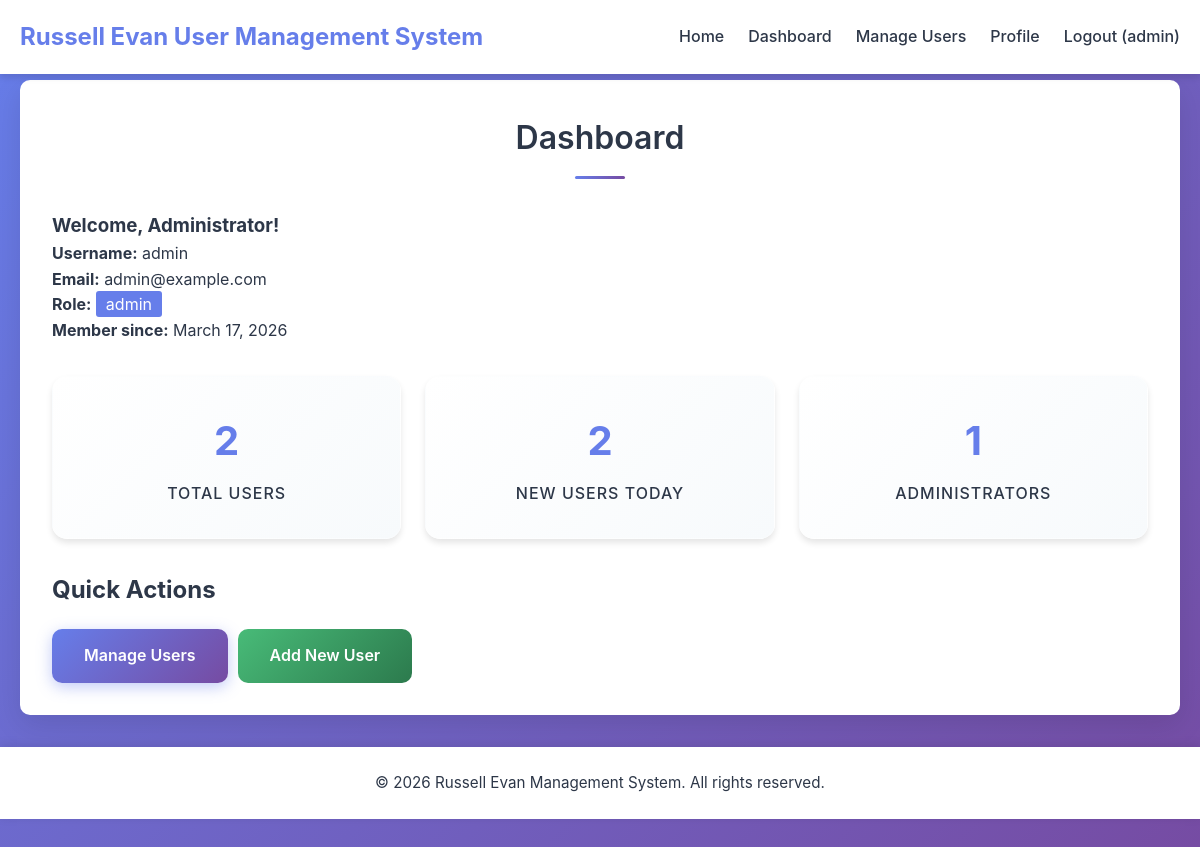
/dashboard.php (signed in), run on the app's committed database.
### tables this page shows
CREATE TABLE `users` (
  `id` int(11) NOT NULL,
  `username` varchar(50) NOT NULL,
  `email` varchar(100) NOT NULL,
  `password` varchar(255) NOT NULL,
  `full_name` varchar(100) DEFAULT NULL,
  `phone` varchar(20) DEFAULT NULL,
  `address` text DEFAULT NULL,
  `role` enum('admin','user') DEFAULT 'user',
  `created_at` timestamp NOT NULL DEFAULT current_timestamp(),
  `updated_at` timestamp NOT NULL DEFAULT current_timestamp() ON UPDATE current_timestamp()
);

### dashboard.php (the view, shortened to what this page needs)
<?php
$database = new Database();
$db = $database->getConnection();
$stats = [];
$queries = [
    'total_users' => "SELECT COUNT(*) as count FROM users",
    'new_users_today' => "SELECT COUNT(*) as count FROM users WHERE DATE(created_at) = CURDATE()",
    'admins' => "SELECT COUNT(*) as count FROM users WHERE role = 'admin'"
];
foreach ($queries as $key => $query) {
    $stmt = $db->query($query);
    $stats[$key] = $stmt->fetch(PDO::FETCH_ASSOC)['count'];
}
$user_query = "SELECT * FROM users WHERE id = :id";
$user_stmt = $db->prepare($user_query);
$user_stmt->bindParam(':id', $_SESSION['user_id']);
$user_stmt->execute();
$current_user = $user_stmt->fetch(PDO::FETCH_ASSOC);
include 'includes/header.php';
?>
<div class="card">
    <h1 class="auth-title">Dashboard</h1>
    <div class="user-info">
        <h3>Welcome, <?php echo htmlspecialchars($current_user['full_name'] ?: $current_user['username']); ?>!</h3>
        <p><strong>Username:</strong> <?php echo htmlspecialchars($current_user['username']); ?></p>
        <p><strong>Email:</strong> <?php echo htmlspecialchars($current_user['email']); ?></p>
        <p><strong>Role:</strong> <span style="background: <?php echo $current_user['role'] == 'admin' ? '#667eea' : '#48bb78'; ?>; color: white; padding: 3px 10px; border-radius: 3px;"><?php echo $current_user['role']; ?></span></p>
        <p><strong>Member since:</strong> <?php echo date('F d, Y', strtotime($current_user['created_at'])); ?></p>
    </div>
    <div class="stats-grid">
        <div class="stat-card">
            <h3><?php echo $stats['total_users']; ?></h3>
            <p>Total Users</p>
        </div>
        <div class="stat-card">
            <h3><?php echo $stats['new_users_today']; ?></h3>
            <p>New Users Today</p>
        </div>
        <div class="stat-card">
            <h3><?php echo $stats['admins']; ?></h3>
            <p>Administrators</p>
        </div>
    </div>
    <?php if ($_SESSION['user_role'] === 'admin'): ?>
    <div style="margin-top: 30px;">
        <h2>Quick Actions</h2>
        <div style="margin-top: 20px; display: flex; gap: 10px; flex-wrap: wrap;">
            <a href="users/index.php" class="btn btn-primary">Manage Users</a>
            <a href="users/create.php" class="btn btn-success">Add New User</a>
        </div>
    </div>
    <?php endif; ?>
</div>
<?php include 'includes/footer.php'; ?>

### css/style.css (style rules this page uses)
* { margin: 0; padding: 0; box-sizing: border-box; }
:root { --primary-color: #667eea; --primary-dark: #5a67d8; --secondary-color: #764ba2; --success-color: #48bb78; --danger-color: #e53e3e; --warning-color: #ecc94b; --dark-color: #2d3748; --light-color: #f7fafc; --gray-color: #a0aec0; --white: #ffffff; --shadow-sm: 0 1px 3px rgba(0,0,0,0.12), 0 1px 2px rgba(0,0,0,0.24); --shadow-md: 0 4px 6px rgba(0,0,0,0.1); --shadow-lg: 0 10px 30px rgba(0,0,0,0.1); --border-radius: 10px; --transition: all 0.3s cubic-bezier(0.25, 0.8, 0.25, 1); }
body { font-family: -apple-system, BlinkMacSystemFont, 'Segoe UI', Roboto, Oxygen, Ubuntu, Cantarell, sans-serif; background: linear-gradient(135deg, var(--primary-color) 0%, var(--secondary-color) 100%); min-height: 100vh; line-height: 1.6; color: var(--dark-color); }
.card { background: var(--white); border-radius: var(--border-radius); box-shadow: var(--shadow-lg); padding: 2rem; margin-bottom: 2rem; width: 100%; animation: slideUp 0.5s ease-out; }
.auth-title { text-align: center; margin-bottom: 2rem; color: var(--dark-color); font-size: 2rem; font-weight: 600; position: relative; padding-bottom: 1rem; }
.auth-title::after { content: ''; position: absolute; bottom: 0; left: 50%; transform: translateX(-50%); width: 50px; height: 3px; background: linear-gradient(to right, var(--primary-color), var(--secondary-color)); border-radius: 3px; }
.btn { padding: 0.875rem 2rem; border: none; border-radius: 10px; font-size: 1rem; font-weight: 600; cursor: pointer; transition: var(--transition); text-decoration: none; display: inline-block; text-align: center; position: relative; overflow: hidden; }
.btn::after { content: ''; position: absolute; top: 50%; left: 50%; width: 0; height: 0; border-radius: 50%; background: rgba(255, 255, 255, 0.2); transform: translate(-50%, -50%); transition: width 0.6s, height 0.6s; }
.btn-primary { background: linear-gradient(135deg, var(--primary-color), var(--secondary-color)); color: var(--white); box-shadow: 0 4px 15px rgba(102, 126, 234, 0.4); }
.btn-success { background: linear-gradient(135deg, var(--success-color), #2c7a4d); color: var(--white); }
.stats-grid { display: grid; grid-template-columns: repeat(auto-fit, minmax(240px, 1fr)); gap: 1.5rem; margin: 2rem 0; }
.stat-card { background: linear-gradient(135deg, var(--white), var(--light-color)); padding: 2rem 1.5rem; border-radius: 15px; text-align: center; box-shadow: var(--shadow-md); transition: var(--transition); border: 1px solid rgba(255, 255, 255, 0.2); }
.stat-card h3 { color: var(--primary-color); font-size: 2.5rem; margin-bottom: 0.5rem; font-weight: 700; }
.stat-card p { color: var(--dark-color); font-size: 1rem; font-weight: 500; text-transform: uppercase; letter-spacing: 1px; }

### data on the page
users: full_name "Administrator", username "admin", email "admin@example.com", role "admin", created_at "March 17, 2026"

### other printed values
$username "admin"
$stats['total_users'] "2"
$stats['new_users_today'] "2"
$stats['admins'] "1"
